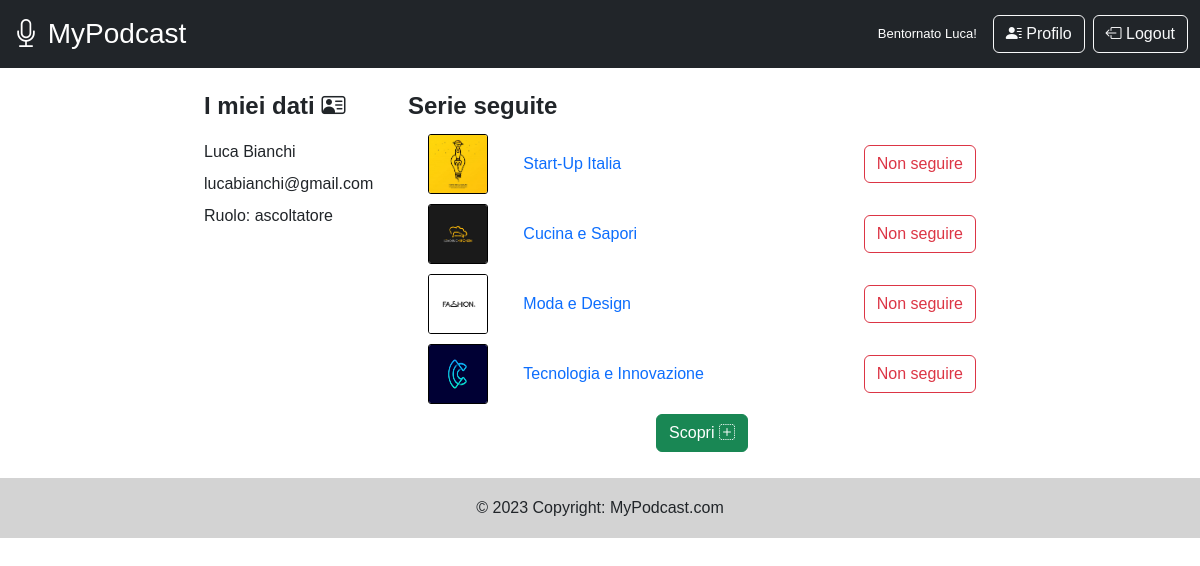
Page /profile (signed in) on the earlier database version.
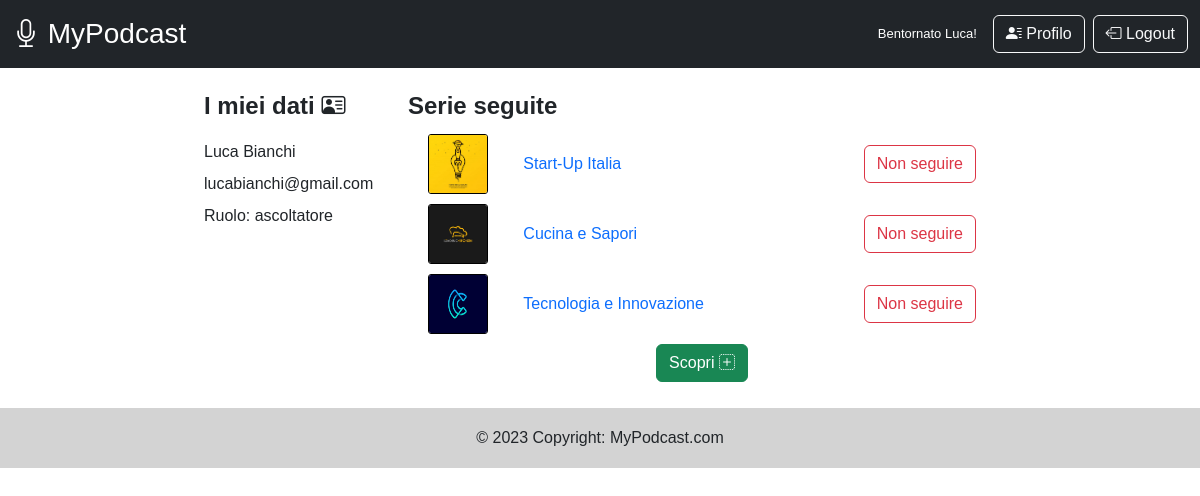
Same page on the later database version.
### tables this page shows
CREATE TABLE "utenti" (
	"id"	INTEGER,
	"name"	TEXT,
	"surname"	TEXT,
	"email"	TEXT UNIQUE,
	"password"	TEXT,
	"type"	TEXT,
	PRIMARY KEY("id")
);

CREATE TABLE "seguiti" (
	"id_user"	INTEGER,
	"id_show"	INTEGER,
	PRIMARY KEY("id_user","id_show"),
	FOREIGN KEY("id_user") REFERENCES "utenti"("id") ON DELETE CASCADE,
	FOREIGN KEY("id_show") REFERENCES "serie"("id") ON DELETE CASCADE
);

CREATE TABLE "serie" (
	"id"	INTEGER,
	"title"	TEXT,
	"category"	TEXT,
	"image"	TEXT,
	"creator_id"	INTEGER,
	"description"	TEXT,
	"creator_name"	TEXT,
	PRIMARY KEY("id"),
	FOREIGN KEY("creator_id") REFERENCES "utenti"("id") ON DELETE CASCADE
);

### app.py (the view)
@app.route('/profile')
@login_required
def profile():
   serie_seguite=dao.get_followed_shows(current_user.id)
   if current_user.type=='creatore':
      mie_serie=dao.get_my_shows(current_user.id)
      return render_template('profile.html',mie_serie=mie_serie, serie_seguite=serie_seguite)
   else:
      return render_template('profile.html', serie_seguite=serie_seguite)

### app.py (called while the page is built)
@login_manager.user_loader
def load_user(user_id):
   db_user = dao.get_user_by_id(user_id)
   user = User(id=db_user['id'],
   name=db_user['name'],
   surname=db_user['surname'],
   email=db_user['email'],
   password=db_user['password'],
   tipo=db_user['type'])
   return user

### dao.py (called while the page is built)
def get_user_by_id(user_id):
   conn=sqlite3.connect('db/podcast.db')
   conn.row_factory = sqlite3.Row
   cursor=conn.cursor()
   sql='SELECT * FROM utenti WHERE id=?'
   cursor.execute(sql, (user_id, ))
   user=cursor.fetchone()
   cursor.close()
   conn.close()
   return user

def get_followed_shows(user_id):
   conn=sqlite3.connect('db/podcast.db')
   conn.row_factory=sqlite3.Row
   cursor=conn.cursor()
   sql='SELECT * FROM serie,seguiti WHERE id=id_show AND id_user=?'
   cursor.execute(sql, (user_id,))
   serie=cursor.fetchall()
   cursor.close()
   conn.close()
   return serie

### templates/profile.html (shortened to what this page needs)
{% extends "base.html" %}
{% block content %}
<aside class="account-info mb-3 col-2">
  <p class="fw-bold fs-4 text-wrap mb-3">I miei dati <i class="bi bi-person-vcard"></i></p>
  <p class="text-wrap mb-2">{{current_user.name}} {{current_user.surname}}</p>
  <p class="text-wrap mb-2">{{current_user.email}}</p>
  <p class="text-wrap">Ruolo: {{current_user.type}}</p>
</aside>
<main class=" col-6 mb-3" id="show-profile-list">
  <article id="non-creator-section">
    <p class="fw-bold fs-4">Serie seguite</p>
    {% for serie in serie_seguite %}
    <div class="episode-row row d-flex align-items-center">
      <div class="col-2 justify-content-center">
        <img class="episode-image-profile" src="{{url_for('static',filename=serie.image)}}" alt="immagine di {{serie.title}}">
      </div>
      <div class="col-7">
        <a href="{{url_for('show',show_id=serie.id)}}">{{serie.title}}</a>
      </div>
      <div class="d-flex justify-content-end col-3">
         <a class="btn btn-outline-danger" href="{{url_for('unfollow_a_show', show_id=serie.id)}}">Non
          seguire
        </a>
      </div>
    </div>
      {% endfor%}
      <div class="episode-row d-flex justify-content-center">
       <a class="btn btn-success" href="{{url_for('home')}}">Scopri <i class="bi bi-plus-square-dotted"></i></a>
      </div>
  </article>
</main>
{% endblock %}

### templates/base.html (shortened to what this page needs)
<!DOCTYPE html>
<html lang="en">
<head>
  <link href="https://cdn.jsdelivr.net/npm/bootstrap@5.2.3/dist/css/bootstrap.min.css" rel="stylesheet"
>
  <link rel="stylesheet icon" href="https://cdn.jsdelivr.net/npm/bootstrap-icons@1.10.3/font/bootstrap-icons.css">
  <link rel="stylesheet" type="text/css" href="{{url_for('static', filename='styles.css')}}">
</head>
<body>
  <nav class="navbar navbar-expand navbar-static bg-dark navbar-dark">
    <div class="container-fluid">
      <a class="navbar-brand fs-3" href="{{url_for('home')}}">
        <i class="bi bi-mic"></i>
        MyPodcast
      </a>
      <div class="collapse navbar-collapse" id="navbarSupportedContent">
        {% if current_user.is_authenticated %}
        <a class="navbar-brand welcome">Bentornato {{current_user.name}}!</a>
        <a href="{{url_for('profile')}}" class="btn btn-outline-light me-2" title="Profilo"><i
            class="bi bi-person-lines-fill"></i> Profilo</a>
        <a href="{{ url_for('logout') }}" class="btn btn-outline-light" title="Logout"><i
            class="bi bi-box-arrow-left"></i> Logout</a>
        {% endif %}
      </div>
    </div>
  </nav>
  <div class="row justify-content-md-center">
    {% block content %} {% endblock %}
  </div>
  <footer class="d-flex justify-content-md-center align-items-center">
    <p>© 2023 Copyright: MyPodcast.com</p>
  </footer>
</body>
</html>

### static/styles.css (style rules this page uses)
* { font-family: Geneva, Tahoma, sans-serif; }
footer { background-color: lightgray; position: relative; padding: 30px; height: 30px; bottom: 0px; left: 0px; right: 0px; margin-bottom: 0px; }
p { margin: 0px !important; }
.welcome { font-size: small !important; }
a { text-decoration: none; }
img { width: 150px; height: 150px; border-radius: 5%; border: 1px solid black; }
.account-info { margin-top: 20px; min-width: 200px; }
#show-profile-list { margin-top: 20px; margin-bottom: 20px; }
.episode-image-profile { width: 60px; height: 60px; }
.episode-row { min-width: 500px; margin-top: 10px; margin-bottom: 10px; padding-left: 20px; padding-right: 20px; }

Differences in the rows shown:
removed seguiti: image (picture), title "Moda e Design"
